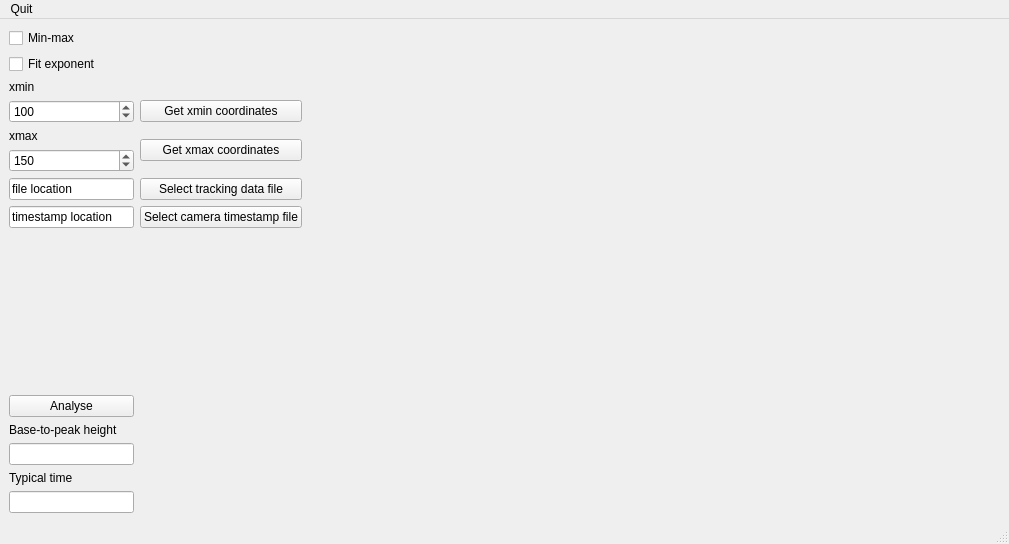
<?xml version="1.0" encoding="UTF-8"?>
<ui version="4.0">
 <class>MainWindow</class>
 <widget class="QMainWindow" name="MainWindow">
  <property name="geometry">
   <rect>
    <x>0</x>
    <y>0</y>
    <width>1009</width>
    <height>544</height>
   </rect>
  </property>
  <property name="sizePolicy">
   <sizepolicy hsizetype="Fixed" vsizetype="Fixed">
    <horstretch>0</horstretch>
    <verstretch>0</verstretch>
   </sizepolicy>
  </property>
  <property name="minimumSize">
   <size>
    <width>400</width>
    <height>400</height>
   </size>
  </property>
  <property name="windowTitle">
   <string>MainWindow</string>
  </property>
  <widget class="QWidget" name="centralwidget">
   <layout class="QHBoxLayout" name="horizontalLayout">
    <item>
     <layout class="QGridLayout" name="gridLayout">
      <item row="7" column="0">
       <widget class="QLineEdit" name="timestampEdit">
        <property name="minimumSize">
         <size>
          <width>10</width>
          <height>0</height>
         </size>
        </property>
        <property name="inputMethodHints">
         <set>Qt::ImhNone</set>
        </property>
        <property name="text">
         <string>timestamp location</string>
        </property>
       </widget>
      </item>
      <item row="5" column="0">
       <widget class="QSpinBox" name="xmax">
        <property name="maximum">
         <number>10000</number>
        </property>
        <property name="value">
         <number>150</number>
        </property>
       </widget>
      </item>
      <item row="4" column="1" rowspan="2">
       <widget class="QPushButton" name="get_max_coords">
        <property name="text">
         <string>Get xmax coordinates</string>
        </property>
       </widget>
      </item>
      <item row="1" column="0">
       <widget class="QCheckBox" name="check_fitExponent">
        <property name="text">
         <string>Fit exponent</string>
        </property>
       </widget>
      </item>
      <item row="3" column="1">
       <widget class="QPushButton" name="get_min_coords">
        <property name="text">
         <string>Get xmin coordinates</string>
        </property>
       </widget>
      </item>
      <item row="4" column="0">
       <widget class="QLabel" name="label_2">
        <property name="text">
         <string>xmax</string>
        </property>
       </widget>
      </item>
      <item row="3" column="0">
       <widget class="QSpinBox" name="xmin">
        <property name="maximum">
         <number>10000</number>
        </property>
        <property name="value">
         <number>100</number>
        </property>
       </widget>
      </item>
      <item row="9" column="0">
       <widget class="QPushButton" name="analyseButton">
        <property name="text">
         <string>Analyse</string>
        </property>
       </widget>
      </item>
      <item row="0" column="0">
       <widget class="QCheckBox" name="check_minmax">
        <property name="text">
         <string>Min-max</string>
        </property>
       </widget>
      </item>
      <item row="11" column="0">
       <widget class="QLineEdit" name="result1Edit"/>
      </item>
      <item row="8" column="0">
       <spacer name="verticalSpacer">
        <property name="orientation">
         <enum>Qt::Vertical</enum>
        </property>
        <property name="sizeHint" stdset="0">
         <size>
          <width>20</width>
          <height>40</height>
         </size>
        </property>
       </spacer>
      </item>
      <item row="13" column="0">
       <widget class="QLabel" name="label_4">
        <property name="text">
         <string>Typical time</string>
        </property>
       </widget>
      </item>
      <item row="14" column="0">
       <widget class="QLineEdit" name="result2Edit"/>
      </item>
      <item row="6" column="0">
       <widget class="QLineEdit" name="fileEdit">
        <property name="minimumSize">
         <size>
          <width>10</width>
          <height>0</height>
         </size>
        </property>
        <property name="inputMethodHints">
         <set>Qt::ImhNone</set>
        </property>
        <property name="text">
         <string>file location</string>
        </property>
       </widget>
      </item>
      <item row="2" column="0">
       <widget class="QLabel" name="label">
        <property name="text">
         <string>xmin</string>
        </property>
       </widget>
      </item>
      <item row="6" column="1">
       <widget class="QPushButton" name="fileButton">
        <property name="text">
         <string>Select tracking data file</string>
        </property>
       </widget>
      </item>
      <item row="10" column="0">
       <widget class="QLabel" name="label_3">
        <property name="text">
         <string>Base-to-peak height</string>
        </property>
       </widget>
      </item>
      <item row="7" column="1">
       <widget class="QPushButton" name="timestampButton">
        <property name="text">
         <string>Select camera timestamp file</string>
        </property>
       </widget>
      </item>
     </layout>
    </item>
    <item>
     <spacer name="horizontalSpacer">
      <property name="orientation">
       <enum>Qt::Horizontal</enum>
      </property>
      <property name="sizeHint" stdset="0">
       <size>
        <width>211</width>
        <height>20</height>
       </size>
      </property>
     </spacer>
    </item>
    <item>
     <widget class="QWidget" name="mplwindow" native="true">
      <property name="enabled">
       <bool>true</bool>
      </property>
      <property name="sizePolicy">
       <sizepolicy hsizetype="Expanding" vsizetype="Expanding">
        <horstretch>0</horstretch>
        <verstretch>0</verstretch>
       </sizepolicy>
      </property>
      <property name="minimumSize">
       <size>
        <width>400</width>
        <height>400</height>
       </size>
      </property>
      <property name="baseSize">
       <size>
        <width>0</width>
        <height>0</height>
       </size>
      </property>
      <layout class="QVBoxLayout" name="mplvl"/>
     </widget>
    </item>
   </layout>
  </widget>
  <widget class="QMenuBar" name="menubar">
   <property name="geometry">
    <rect>
     <x>0</x>
     <y>0</y>
     <width>1009</width>
     <height>21</height>
    </rect>
   </property>
   <widget class="QMenu" name="menuQuit">
    <property name="title">
     <string>Quit</string>
    </property>
    <addaction name="actionQuit"/>
   </widget>
   <addaction name="menuQuit"/>
  </widget>
  <widget class="QStatusBar" name="statusbar"/>
  <action name="actionQuit">
   <property name="text">
    <string>Quit</string>
   </property>
  </action>
 </widget>
 <resources/>
 <connections/>
</ui>
